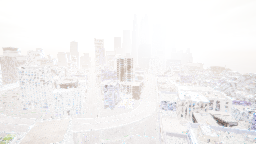
#> input picture modules/reconstruction/tools/python/maping/tmp_two/000000.png, 256 x 144 px
$ python stitch_two_images.py --img1 tmp_two/000000.png --img2 tmp_two/000001.png
#> lines starting #> are read from the running program, lines starting #| are printed output that depends on the picture; after the words box and inside, x2 and y2 are one past the last pixel; in counts of white or black regions, pixels touching at a corner belong together
import argparse
from pathlib import Path

import cv2
import numpy as np


def load_color(path: str):
    img = cv2.imread(path, cv2.IMREAD_COLOR)
    if img is None:
        raise FileNotFoundError(f"이미지를 읽을 수 없습니다: {path}")
    return img


def create_sift(nfeatures: int):
    if not hasattr(cv2, "SIFT_create"):
        raise RuntimeError("현재 OpenCV에서 SIFT를 사용할 수 없습니다.")
    return cv2.SIFT_create(nfeatures=nfeatures)


def find_homography(img1, img2, ratio: float, ransac_thresh: float, nfeatures: int):
    gray1 = cv2.cvtColor(img1, cv2.COLOR_BGR2GRAY)
    gray2 = cv2.cvtColor(img2, cv2.COLOR_BGR2GRAY)

    sift = create_sift(nfeatures)
    kp1, desc1 = sift.detectAndCompute(gray1, None)
    kp2, desc2 = sift.detectAndCompute(gray2, None)

    if desc1 is None or desc2 is None:
        raise RuntimeError("디스크립터를 생성하지 못했습니다.")

    matcher = cv2.BFMatcher(cv2.NORM_L2)
    knn = matcher.knnMatch(desc1, desc2, k=2)

    good = []
    for pair in knn:
        if len(pair) < 2:
            continue
        m, n = pair
        if m.distance < ratio * n.distance:
            good.append(m)

    if len(good) < 4:
        raise RuntimeError(f"호모그래피 계산에 필요한 매칭 수가 부족합니다: {len(good)}")

    pts1 = np.float32([kp1[m.queryIdx].pt for m in good]).reshape(-1, 1, 2)
    pts2 = np.float32([kp2[m.trainIdx].pt for m in good]).reshape(-1, 1, 2)

    h, mask = cv2.findHomography(pts2, pts1, cv2.RANSAC, ransac_thresh)
    if h is None:
        raise RuntimeError("호모그래피 추정에 실패했습니다.")

    inliers = int(mask.ravel().sum()) if mask is not None else 0
    return h, len(good), inliers


def stitch(img1, img2, h):
    h1, w1 = img1.shape[:2]
    h2, w2 = img2.shape[:2]

    corners1 = np.float32([[0, 0], [w1, 0], [w1, h1], [0, h1]]).reshape(-1, 1, 2)
    corners2 = np.float32([[0, 0], [w2, 0], [w2, h2], [0, h2]]).reshape(-1, 1, 2)

    warped_corners2 = cv2.perspectiveTransform(corners2, h)
    all_corners = np.concatenate((corners1, warped_corners2), axis=0)

    [xmin, ymin] = np.floor(all_corners.min(axis=0).ravel()).astype(int)
    [xmax, ymax] = np.ceil(all_corners.max(axis=0).ravel()).astype(int)

    tx, ty = -xmin, -ymin
    t = np.array([[1, 0, tx], [0, 1, ty], [0, 0, 1]], dtype=np.float64)

    width = int(xmax - xmin)
    height = int(ymax - ymin)

    canvas2 = cv2.warpPerspective(img2, t @ h, (width, height))
    canvas1 = np.zeros_like(canvas2)
    canvas1[ty:ty + h1, tx:tx + w1] = img1

    mask1 = (canvas1.sum(axis=2) > 0).astype(np.uint8)
    mask2 = (canvas2.sum(axis=2) > 0).astype(np.uint8)

    overlap = (mask1 == 1) & (mask2 == 1)
    only1 = (mask1 == 1) & (mask2 == 0)
    only2 = (mask1 == 0) & (mask2 == 1)

    out = np.zeros_like(canvas1)
    out[only1] = canvas1[only1]
    out[only2] = canvas2[only2]
    out[overlap] = ((canvas1[overlap].astype(np.float32) + canvas2[overlap].astype(np.float32)) * 0.5).astype(np.uint8)

    return out


def parse_args():
    parser = argparse.ArgumentParser(description="두 이미지 파노라마 스티칭")
    parser.add_argument("--img1", required=True, help="기준 이미지")
    parser.add_argument("--img2", required=True, help="워프할 이미지")
    parser.add_argument("--output", default="./result/stitched.jpg", help="출력 파일 경로")
    parser.add_argument("--ratio", type=float, default=0.75, help="Lowe ratio")
    parser.add_argument("--ransac-thresh", type=float, default=4.0, help="RANSAC reprojection threshold")
    parser.add_argument("--nfeatures", type=int, default=2000, help="SIFT 특징점 개수")
    return parser.parse_args()


def main():
    args = parse_args()
    img1 = load_color(args.img1)
#> in load_color, img is the input picture: shape (144, 256, 3); mean B, G, R 242.7, 242.7, 244.1
    img2 = load_color(args.img2)
#> call 2 of load_color, with path = 'tmp_two/000001.png'
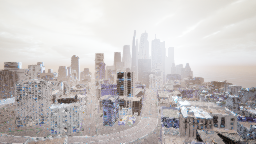
#> input picture modules/reconstruction/tools/python/maping/tmp_two/000001.png, 256 x 144 px
#> in load_color, img is the input picture: shape (144, 256, 3); mean B, G, R 194.2, 194.5, 198.5

    h, total_matches, inliers = find_homography(
        img1,
        img2,
        ratio=args.ratio,
        ransac_thresh=args.ransac_thresh,
        nfeatures=args.nfeatures,
    )
#> in find_homography, `kp1, desc1 = sift.detectAndCompute(gray1, None)`: kp1 = 60 keypoints; strongest (x, y, size): (222, 123, 4.7), (194, 121, 2.7), (216, 119, 2.5), (106, 86, 1.8)
#> in find_homography, `kp2, desc2 = sift.detectAndCompute(gray2, None)`: kp2 = 244 keypoints; strongest (x, y, size): (120, 75, 4.1), (129, 74, 2.8), (61, 101, 3.8), (137, 106, 7)
#> in find_homography, `knn = matcher.knnMatch(desc1, desc2, k=2)`: knn = 60 matches
#> the loop in find_homography, `for pair in knn:` made 60 passes
#> after the loop in find_homography, `for pair in knn:`: good = 6 matches
#> in find_homography, `pts1 = np.float32([kp1[m.queryIdx].pt for m in good]).reshape(-1, 1, 2)`: pts1 = [[64.05, 85.95], [206.4, 100.5], [214.4, 103.2], [214.4, 103.4], [217.5, 102], [222.2, 104.4]]
#> in find_homography, `pts2 = np.float32([kp2[m.trainIdx].pt for m in good]).reshape(-1, 1, 2)`: pts2 = [[61, 100.8], [207.7, 116.1], [219.1, 120.1], [219.1, 120.1], [128.6, 74.38], [227.4, 121.2]]
#> in find_homography, `h, mask = cv2.findHomography(pts2, pts1, cv2.RANSAC, ransac_thresh)`: h = [[0.278, -2.2, 205.2], [0.131, -1.06, 99.72], [0.0013, -0.0106, 1]]; mask = [1, 1, 1, 1, 0, 1]
#> in find_homography, `inliers = int(mask.ravel().sum()) if mask is not None else 0`: inliers = 5
#> total_matches = 6; inliers = 5

    pano = stitch(img1, img2, h)
#> in stitch, `warped_corners2 = cv2.perspectiveTransform(corners2, h)`: warped_corners2 = [[205.2, 99.72], [207.2, 99.95], [205, 99.55], [210.1, 100.2]]
#> in stitch, `all_corners = np.concatenate((corners1, warped_corners2), axis=0)`: all_corners = [[0, 0], [256, 0], [256, 144], [0, 144], [205.2, 99.72], [207.2, 99.95], [205, 99.55], [210.1, 100.2]]
#> in stitch, `[xmin, ymin] = np.floor(all_corners.min(axis=0).ravel()).astype(int)`: xmin = 0
#> in stitch, `[xmax, ymax] = np.ceil(all_corners.max(axis=0).ravel()).astype(int)`: xmax = 256; ymax = 144
#> in stitch, `tx, ty = -xmin, -ymin`: tx = 0
#> in stitch, `t = np.array([[1, 0, tx], [0, 1, ty], [0, 0, 1]], dtype=np.float64)`: t = [[1, 0, 0], [0, 1, 0], [0, 0, 1]]
#> in stitch, `width = int(xmax - xmin)`: width = 256
#> in stitch, `height = int(ymax - ymin)`: height = 144
#> in stitch, `canvas2 = cv2.warpPerspective(img2, t @ h, (width, height))`:
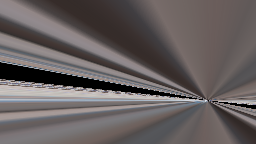
#> canvas2: shape (144, 256, 3); mean B, G, R 94.9, 94.9, 101.6
#> in stitch, `mask1 = (canvas1.sum(axis=2) > 0).astype(np.uint8)`: mask1: shape (144, 256); every value is 1
#> in stitch, `mask2 = (canvas2.sum(axis=2) > 0).astype(np.uint8)`:
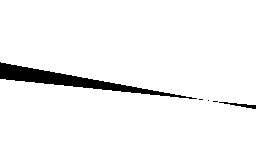
#> mask2: shape (144, 256); values 0 (black) and 1 (white), 95.1% white; 5 black regions (3 under 20 px), largest, box (x1, y1, x2, y2) and area: (0, 62, 197, 99) 1709, (219, 102, 256, 109) 89
#> in stitch, `only2 = (mask1 == 0) & (mask2 == 1)`: only2: shape (144, 256) bool; every value is 0
#> in stitch, `out[only1] = canvas1[only1]`:
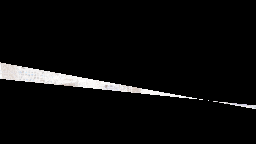
#> out: shape (144, 256, 3); mean B, G, R 11.4, 11.4, 11.6
#> in stitch, `out[overlap] = ((canvas1[overlap].astype(np.float32) + canvas2[overlap..`:
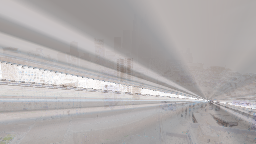
#> out: shape (144, 256, 3); mean B, G, R 174.3, 174.3, 178.4

    out_path = Path(args.output)
    out_path.parent.mkdir(parents=True, exist_ok=True)
    cv2.imwrite(str(out_path), pano)

    print(f"matches: {total_matches}")
#| matches: 6
    print(f"inliers: {inliers}")
#| inliers: 5
    print(f"saved: {out_path.resolve()}")


if __name__ == "__main__":
    main()
